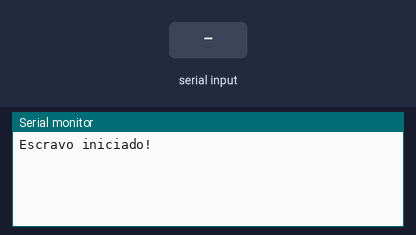
The sketch below on a simulated Arduino Uno, built with avr-gcc and run on an emulated ATmega328P. On the bench: the last lines printed to the serial monitor. The test bench sets the inputs (shaded band).

Above: at 1.2 s.
1.3 s: "1\n" received over the second serial link
At 2.2 s:
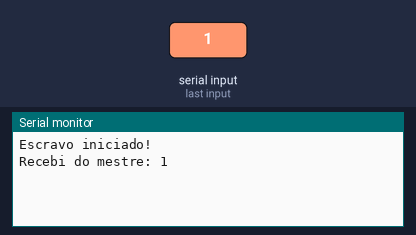
2.8 s: "0\n" received over the second serial link
At 3.3 s:
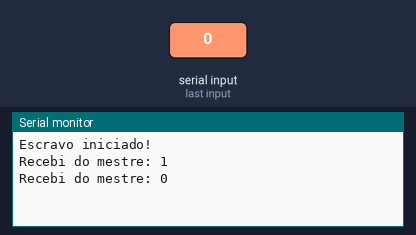
4.3 s: "2\n" received over the second serial link
At 5.7 s:
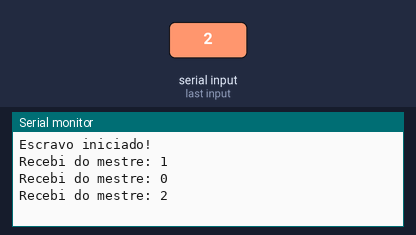

Measured:
- after the input at 1.3 s, the serial monitor: prints a new line at once (image 1)
- after the input at 2.8 s, the serial monitor: prints a new line at once (image 2)
- after the input at 4.3 s, the serial monitor: prints a new line at once (image 3)

The sketch:

escravo.ino
```cpp
// Importa a biblioteca SoftwareSerial
#include <SoftwareSerial.h>

// Pino 10 recebe, pino 11 envia — mesma lógica do mestre
SoftwareSerial serial2(10, 11);

void setup() {
  Serial.begin(9600);   // comunicação com o computador
  serial2.begin(9600);  // comunicação com o mestre
  Serial.println("Escravo iniciado!");
}

void loop() {
  if (serial2.available()) {  // verifica se chegou mensagem
    String pedido = serial2.readStringUntil('\n');  // lê até o Enter
    Serial.print("Recebi do mestre: ");
    Serial.println(pedido);

    serial2.println("OI MESTRE");  // envia resposta de volta
  }
}
```
